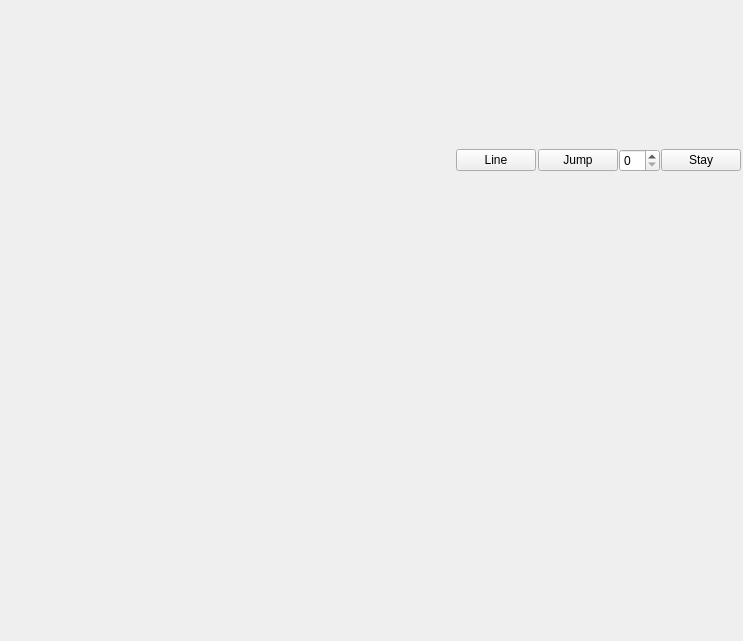
<?xml version="1.0" encoding="UTF-8"?>
<ui version="4.0">
 <author>Bernd Stramm</author>
 <class>EditBox</class>
 <widget class="QDockWidget" name="EditBox">
  <property name="geometry">
   <rect>
    <x>0</x>
    <y>0</y>
    <width>743</width>
    <height>641</height>
   </rect>
  </property>
  <property name="windowIcon">
   <iconset resource="../permute.qrc">
    <normaloff>:/deeptrim.png</normaloff>:/deeptrim.png</iconset>
  </property>
  <property name="floating">
   <bool>false</bool>
  </property>
  <property name="features">
   <set>QDockWidget::AllDockWidgetFeatures</set>
  </property>
  <property name="windowTitle">
   <string>File Edit</string>
  </property>
  <widget class="QWidget" name="dockWidgetContents">
   <layout class="QGridLayout" name="gridLayout">
    <item row="0" column="0">
     <layout class="QHBoxLayout" name="buttonLayout">
      <item>
       <widget class="QPushButton" name="saveButton">
        <property name="toolTip">
         <string>Save File</string>
        </property>
        <property name="text">
         <string/>
        </property>
        <property name="icon">
         <iconset resource="../permute.qrc">
          <normaloff>:/icons/document-save.png</normaloff>:/icons/document-save.png</iconset>
        </property>
        <property name="flat">
         <bool>true</bool>
        </property>
       </widget>
      </item>
      <item>
       <widget class="QPushButton" name="saveAsButton">
        <property name="toolTip">
         <string>Save File As...</string>
        </property>
        <property name="text">
         <string/>
        </property>
        <property name="icon">
         <iconset resource="../permute.qrc">
          <normaloff>:/icons/document-save-as.png</normaloff>:/icons/document-save-as.png</iconset>
        </property>
        <property name="flat">
         <bool>true</bool>
        </property>
       </widget>
      </item>
      <item>
       <widget class="QPushButton" name="undoButton">
        <property name="toolTip">
         <string>Undo last edit action</string>
        </property>
        <property name="text">
         <string/>
        </property>
        <property name="icon">
         <iconset resource="../permute.qrc">
          <normaloff>:/icons/edit-undo.png</normaloff>:/icons/edit-undo.png</iconset>
        </property>
        <property name="shortcut">
         <string>Ctrl+Z</string>
        </property>
        <property name="flat">
         <bool>true</bool>
        </property>
       </widget>
      </item>
      <item>
       <widget class="QPushButton" name="redoButton">
        <property name="toolTip">
         <string>Redo last undone action</string>
        </property>
        <property name="text">
         <string/>
        </property>
        <property name="icon">
         <iconset resource="../permute.qrc">
          <normaloff>:/icons/edit-redo.png</normaloff>:/icons/edit-redo.png</iconset>
        </property>
        <property name="shortcut">
         <string>Ctrl+Shift+Z</string>
        </property>
        <property name="flat">
         <bool>true</bool>
        </property>
       </widget>
      </item>
      <item>
       <widget class="QPushButton" name="searchButton">
        <property name="toolTip">
         <string>Search Text</string>
        </property>
        <property name="text">
         <string/>
        </property>
        <property name="icon">
         <iconset resource="../permute.qrc">
          <normaloff>:/icons/search.png</normaloff>:/icons/search.png</iconset>
        </property>
        <property name="flat">
         <bool>true</bool>
        </property>
       </widget>
      </item>
      <item>
       <widget class="QPushButton" name="replaceButton">
        <property name="toolTip">
         <string>Search-Replace Text</string>
        </property>
        <property name="text">
         <string/>
        </property>
        <property name="icon">
         <iconset resource="../permute.qrc">
          <normaloff>:/icons/search-replace.png</normaloff>:/icons/search-replace.png</iconset>
        </property>
        <property name="flat">
         <bool>true</bool>
        </property>
       </widget>
      </item>
      <item>
       <widget class="QPushButton" name="lineButton">
        <property name="sizePolicy">
         <sizepolicy hsizetype="Preferred" vsizetype="Fixed">
          <horstretch>0</horstretch>
          <verstretch>0</verstretch>
         </sizepolicy>
        </property>
        <property name="text">
         <string>Line</string>
        </property>
        <property name="flat">
         <bool>false</bool>
        </property>
       </widget>
      </item>
      <item>
       <widget class="QWidget" name="jump" native="true">
        <layout class="QHBoxLayout" name="horizontalLayout">
         <item>
          <widget class="QPushButton" name="jumpButton">
           <property name="text">
            <string>Jump</string>
           </property>
          </widget>
         </item>
         <item>
          <widget class="QSpinBox" name="lineValue"/>
         </item>
         <item>
          <widget class="QPushButton" name="stayButton">
           <property name="text">
            <string>Stay</string>
           </property>
          </widget>
         </item>
        </layout>
       </widget>
      </item>
     </layout>
    </item>
    <item row="1" column="0">
     <widget class="QsciScintilla" name="scin">
      <property name="toolTip">
       <string/>
      </property>
      <property name="whatsThis">
       <string/>
      </property>
     </widget>
    </item>
   </layout>
   <zorder>scin</zorder>
   <zorder>jump</zorder>
   <zorder>layoutWidget</zorder>
  </widget>
 </widget>
 <layoutdefault spacing="1" margin="1"/>
 <customwidgets>
  <customwidget>
   <class>QsciScintilla</class>
   <extends>QFrame</extends>
   <header>Qsci/qsciscintilla.h</header>
  </customwidget>
 </customwidgets>
 <resources>
  <include location="../permute.qrc"/>
 </resources>
 <connections/>
</ui>
